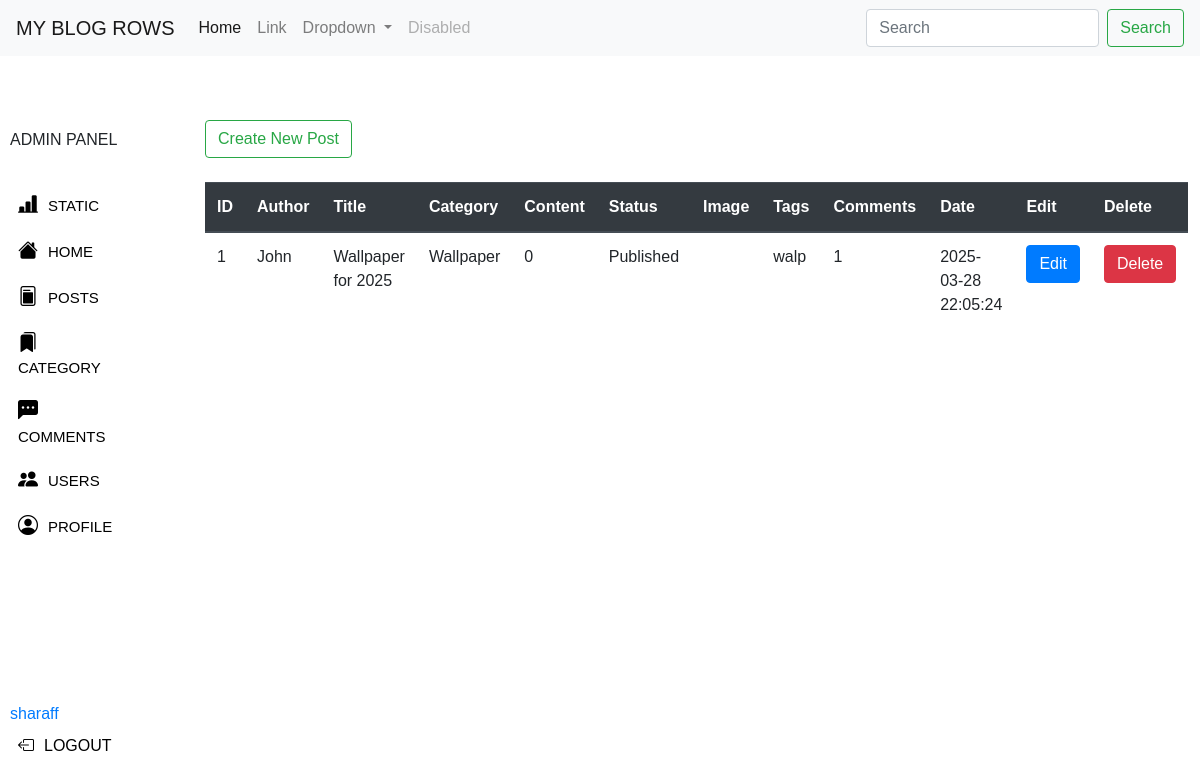
/Admin/index_admin.php (signed in), run on the app's committed database.
### tables this page shows
CREATE TABLE `post` (
  `post_id` int(11) NOT NULL,
  `post_title` varchar(255) NOT NULL,
  `post_author` varchar(100) NOT NULL,
  `post_date` datetime NOT NULL,
  `post_content` int(11) NOT NULL,
  `post_image` text DEFAULT NULL,
  `post_tag` varchar(255) DEFAULT NULL,
  `post_category_id` int(11) NOT NULL,
  `post_comment_count` int(11) DEFAULT 0,
  `post_status` varchar(255) DEFAULT NULL
);

CREATE TABLE `category` (
  `category_id` int(11) NOT NULL,
  `category` varchar(255) NOT NULL
);

### Admin/all_posts.php (the view, shortened to what this page needs)
<!doctype html>
<html lang="en">
<head>
    <link rel="stylesheet" href="https://stackpath.bootstrapcdn.com/bootstrap/4.3.1/css/bootstrap.min.css"
>
    <link rel="stylesheet" href="./css/View_posts.css">
</head>
<body>
<header class="fixed-top">
<?php ob_start(); include 'Header.php'  ?>
</header> <br><br><br><br><br>
    <div class="row">
        <div class="col-2">
            <?php include 'Sidebar.php' ?>
        </div>
        <div class="col-9">
            <a href="index_admin.php?page=new_post" class="btn btn-outline-success">Create New Post</a> <br><br>
            <table class="table">
                <thead class="thead-dark">
                    <tr>
                        <th scope="col">ID</th>
                        <th scope="col">Author</th>
                        <th scope="col">Title</th>
                        <th scope="col">Category</th>
                        <th scope="col">Content</th>
                        <th scope="col">Status</th>
                        <th scope="col">Image</th>
                        <th scope="col">Tags</th>
                        <th scope="col">Comments</th>
                        <th scope="col">Date</th>
                        <th scope="col" >Edit</th>
                        <th scope="col">Delete</th>
                    </tr>
                </thead>
                <tbody>
                   <?php
                   include 'DBconnection.php';
                        $post_query = "SELECT * FROM post ORDER BY post_date desc";
                        $post_result = mysqli_query($conn , $post_query);
                        while ($row = mysqli_fetch_assoc($post_result) ) {
                            $post_id    =   $row['post_id'];
                            $post_title    =   $row['post_title'];
                            $post_author    =   $row['post_author'];
                            $post_date    =   $row['post_date'];
                            $post_content    =   $row['post_content'];
                            $post_image    =   $row['post_image'];
                            $post_tag    =   $row['post_tag'];
                            $post_category_id    =   $row['post_category_id'];
                            $post_status    =   $row['post_status'];
                            $category_query = "SELECT * FROM category WHERE category_id = $post_category_id";
                            $category_result = mysqli_query($conn , $category_query);
                            while ($category_row = mysqli_fetch_assoc($category_result)) {
                            $category_title = $category_row['category'];
                            $comment_query = "SELECT * FROM comment where comment_post_id = $post_id";
                            $comment_result = mysqli_query($conn , $comment_query);
                            $comment_count = mysqli_num_rows($comment_result);
                            ?>
                            <tr>
                            <td><?php   echo $post_id   ?></td>
                            <td><?php   echo $post_author   ?></td>
                            <td><?php   echo $post_title   ?></td>
                            <td><?php   echo $category_title ?></td>
                            <td><?php   echo $post_content   ?></td>
                            <td><?php   echo $post_status    ?></td>
                            <td><img src="../Feed/Image/<?php echo $post_image  ?>" alt="" srcset=""></td>
                            <td><?php   echo $post_tag   ?></td>
                            <td><?php   echo $comment_count  ?></td>
                            <td><?php   echo $post_date  ?></td>
                            <td><a class="btn btn-primary" href="index_admin.php?page=edit_post&post_id=<?php echo $post_id ?>">Edit</a></td>
                            <td><a class="btn btn-danger" href="?page=delete_post&delete_id=<?php echo $post_id  ?>">Delete</a></td>
                            </tr>
                            <?php   }}  ?>
                </tbody>
            </table>
        </div>
    </div>
</body>
</html>

### Admin/index_admin.php (shortened to what this page needs)
<!DOCTYPE html>
<html lang="en">
<head>
</head>
<body>
        <?php
                if (isset($_GET['page'])) {
                    $page   =   $_GET['page'];
                }else{
                    $page = "";
                }
                switch ($page) {
                    default:
                        include 'all_posts.php';
                        break;
                }
        ?>
</body>
</html>

### Admin/Header.php (shortened to what this page needs)
<!doctype html>
<html lang="en">
  <head>
    <link rel="stylesheet" href="https://stackpath.bootstrapcdn.com/bootstrap/4.3.1/css/bootstrap.min.css">
  </head>
  <body>
<nav class="navbar navbar-expand-lg navbar-light bg-light nhead">
  <a class="navbar-brand" href="../News.php">MY BLOG ROWS</a>
  <div class="collapse navbar-collapse" id="navbarSupportedContent">
    <ul class="navbar-nav mr-auto">
      <li class="nav-item active">
        <a class="nav-link" href="#">Home <span class="sr-only">(current)</span></a>
      </li>
      <li class="nav-item">
        <a class="nav-link" href="#">Link</a>
      </li>
      <li class="nav-item dropdown">
        <a class="nav-link dropdown-toggle" href="#" id="navbarDropdown" role="button" data-toggle="dropdown" aria-haspopup="true" aria-expanded="false">
          Dropdown
        </a>
      </li>
      <li class="nav-item">
        <a class="nav-link disabled" href="#">Disabled</a>
      </li>
    </ul>
    <form class="form-inline my-2 my-lg-0">
      <input class="form-control mr-sm-2" type="search" placeholder="Search" aria-label="Search">
      <button class="btn btn-outline-success my-2 my-sm-0" type="submit">Search</button>
    </form>
  </div>
</nav>
<br><br>
  </body>
</html>

### Admin/Sidebar.php (shortened to what this page needs)
<!doctype html>
<html lang="en">
  <head>
    <link rel="stylesheet" href="https://stackpath.bootstrapcdn.com/bootstrap/4.3.1/css/bootstrap.min.css">
    <link rel="stylesheet" href="https://cdn.jsdelivr.net/npm/bootstrap-icons@1.3.0/font/bootstrap-icons.css">
    <link rel="stylesheet" href="css/admin_sidebar.css">
</head>
  <body>
    <div class="sidebar">
        <div class="options">
            <h6>ADMIN PANEL</h6><br>
            <a href="admin_panel.php" class="a_links"><i class="bi bi-bar-chart-line-fill"></i>STATIC</a>
            <a href="../Feed/Index.php" class="a_links"><i class="bi bi-house-fill"></i>HOME</a>
            <a href="index_admin.php?all_posts" class="a_links"><i class="bi bi-file-post"></i>POSTS</a>
            <a href="index_admin.php?page=Category" class="a_links"><i class="bi bi-bookmarks-fill"></i>CATEGORY</a>
            <a href="Comments.php" class="a_links"><i class="bi bi-chat-left-dots-fill"></i>COMMENTS</a>
            <a href="Users.php" class="a_links"><i class="bi bi-people-fill"></i>USERS</a>
            <a href="manage.php" class="a_links"><i class="bi bi-person-circle"></i>PROFILE</a>
        <div class="options_footer">
            <a href="manage.php"><?php  echo $_SESSION['session_username']  ?></a><br>
            <a href="../Login/logout.php" class="b_links"><i class="bi bi-box-arrow-left"></i>LOGOUT</a><br>
        </div>
    </div>
    </div>
    </body>
</html>

### Admin/css/admin_sidebar.css (style rules this page uses)
* { margin: 0; margin: 0; }
body { font-family: Arial, Helvetica, sans-serif; }
.sidebar { margin: 10px; position:fixed; width: 10%; }
.a_links i { font-size: 20px; }
.a_links { width: 100%; padding: 8px; display:block; text-decoration: none; border-radius: 5px; color: rgb(0, 0, 0); font-size: 15px; }
.options_footer { position:fixed; bottom: 0px; margin-bottom: 10px; }
.b_links { width: 100%; padding: 8px; display:block; text-decoration: none; border-radius: 5px; color: rgb(0, 0, 0); }
.bi { margin-right: 10px; }

### Admin/Header.php (style rules this page uses)
.nhead { position:sticky; }

### data on the page
post: post_id "1", post_author "John", post_title "Wallpaper for 2025", post_content "0", post_status "Published", post_tag "walp", post_date "2025-03-28 22:05:24"
category: category "Wallpaper", comment_count "1"

### other printed values
$_SESSION['session_username'] "sharaff"
